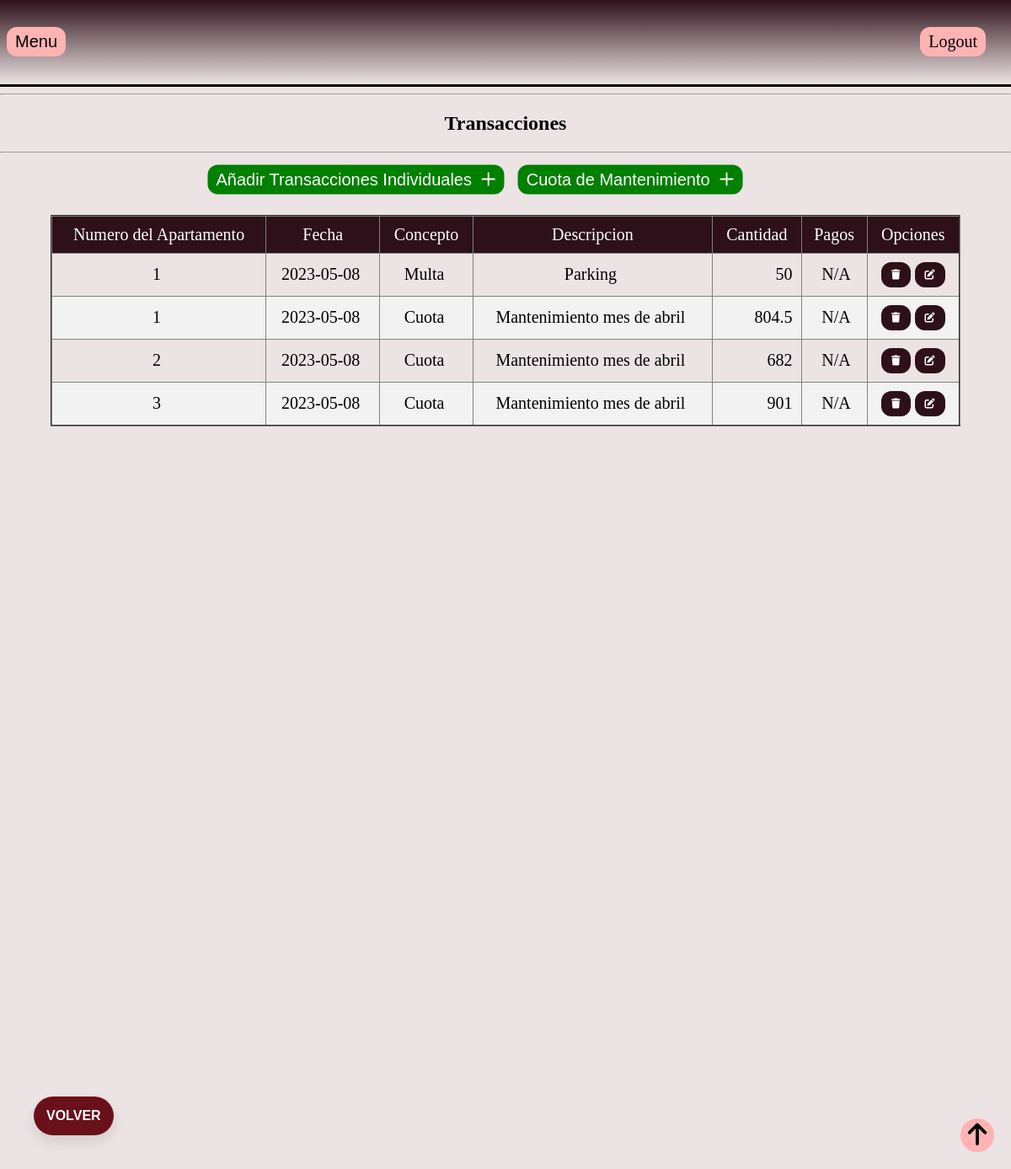
The page /verTransacciones.php (signed in) on the database its author committed.
### tables this page shows
CREATE TABLE `transacciones` (
  `IdTransaccion` int(11) NOT NULL,
  `NumApartamento` varchar(500) NOT NULL,
  `Fecha` date NOT NULL,
  `Concepto` varchar(50) NOT NULL,
  `Descripcion` varchar(50) NOT NULL,
  `Cantidad` double NOT NULL,
  `MetodoPago` varchar(50) NOT NULL
);

### verTransacciones.php (the view, shortened to what this page needs)
<?php
include('adminheader.php')
?>
<?php
include'dbconnect.php';
$result = mysqli_query($db,"SELECT * FROM transacciones");
?>
<!DOCTYPE html>
<html>
<head>
	<link rel="stylesheet" href="styles.css">
</head>
<body class="maincontent">
<hr class="break">
		<h2 class="add_data">Transacciones</h2>
	<hr class="break">
<div class="dbtables">
<button class="anadir"><a href="transacciones.php">Añadir Transacciones Individuales &nbsp;<i class="fa-regular fa-plus"></i></a></button>&nbsp;&nbsp;&nbsp;&nbsp;&nbsp;&nbsp;&nbsp;&nbsp;&nbsp;&nbsp;&nbsp;&nbsp;&nbsp;
<button class="anadir"><a href="cargoApartamentos.php">Cuota de Mantenimiento  &nbsp;<i class="fa-regular fa-plus"></i></a></button>
<table border= "2" class="tablasInsertar">
<thead>
	<tr>
		<td> Numero del Apartamento</td>
		<td> Fecha </td>
		<td> Concepto </td>
		<td> Descripcion </td>
		<td> Cantidad </td>
		<td> Pagos </td>
		<td>Opciones</td>
	</tr>
</thead>
<?php
while($row = mysqli_fetch_array($result)){
	?>
      <td><?php echo $row["NumApartamento"];?> </td>
    <td><?php echo $row["Fecha"];?> </td>
    <td><?php echo $row["Concepto"];?> </td>
    <td><?php echo $row["Descripcion"];?> </td>
    <td class= "derecha"> <?php echo $row["Cantidad"];?></td>
    <td> <?php echo $row["MetodoPago"];?></td>
	<td>
   <button class="btn" name="save" > <?php echo '<a href="#" onclick="myFunction('.$row["IdTransaccion"].')"> <i class="fa fa-trash"></i></a></button>';?>
    <button class="btn"><a href="editarTransacciones.php?IdTransaccion=<?php echo $row["IdTransaccion"];?>"><i class="fa fa-edit"></i></a></button></td>
<?php
} ?>
<div class="button-arriba">
        <a class="item" id="buttonTop">
            <i class="fas fa-arrow-up"></i>
        </a>
    </div>
</table>
<form action="home.php">
	<button class="btn-flotante" type="submit" name="volver" >Volver</button>
<br><br></form>
</body>
</html>

### styles.css (style rules this page uses)
.maincontent { margin: 0px; width:100%; height:100%; float:left; position:absolute; background-color: #ece3e4; }
.add_data { text-align: center; }
.tablasInsertar { text-align: center; margin: 0 auto; }
table { border-collapse: collapse; width: 90%; font-size: 20px; }
th, td { padding: 10px; }
.derecha { text-align: right; }
thead { background-color: #2D101A; color: white; }
.btn-flotante { font-size: 16px; text-transform: uppercase; font-weight: bold; color: #ffffff; border-radius: 50px; border: none; background-color: #6a101a; padding: 14px 15px; position: fixed; bottom: 40px; left: 40px; transition: all 300ms ease 0ms; box-shadow: 0px 8px 15px rgba(0, 0, 0, 0.1); z-index: 99; }
.btn { background-color: #2D101A; border: none; border-radius:12px; padding: 8px 12px; font-size: 12px; cursor: pointer; }
.btn i { color:white; }
.anadir { font-size:26px; text-align:center; padding: 6px 10px; margin-right:20px; margin-top:30px; background-color: green; color: white; font-size: 20px; border: none; cursor: pointer; border-radius: 12px; position: relative; transform: translate(70%, -70%); }
.anadir a { outline: none; text-decoration: none; color: white; }
.button-arriba { width: 40px; height: 40px; border-radius: 50%; transition: all .5s ease; position: fixed; right: 20px; bottom: 20px; z-index: 99; display: flex; justify-content: center; align-items: center; background-color:#ffb3b3; font-size:30px; }

### rows shown on the page
transacciones: NumApartamento "1", Fecha "2023-05-08", Concepto "Multa", Descripcion "Parking", Cantidad "50", MetodoPago "N/A"
transacciones: NumApartamento "1", Fecha "2023-05-08", Concepto "Cuota", Descripcion "Mantenimiento mes de abril", Cantidad "804.5", MetodoPago "N/A"
transacciones: NumApartamento "2", Fecha "2023-05-08", Concepto "Cuota", Descripcion "Mantenimiento mes de abril", Cantidad "682", MetodoPago "N/A"
transacciones: NumApartamento "3", Fecha "2023-05-08", Concepto "Cuota", Descripcion "Mantenimiento mes de abril", Cantidad "901", MetodoPago "N/A"
